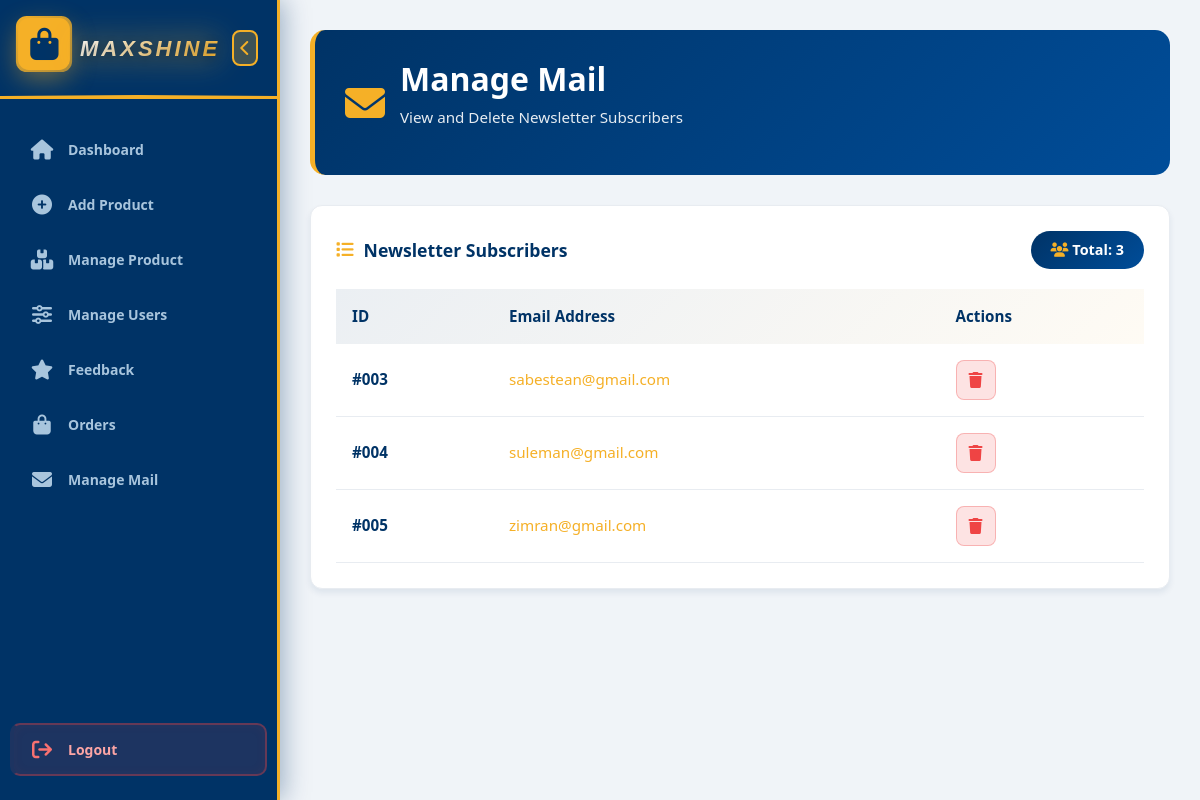
/admin/managemail.php, run on the app's committed database.
### tables this page shows
CREATE TABLE `newsletter` (
  `id` int(11) NOT NULL,
  `email` varchar(255) NOT NULL
);

### admin/managemail.php (the view, shortened to what this page needs)
<?php
include '../conn.php';
$query = "SELECT * FROM newsletter ORDER BY id ASC";
$result = mysqli_query($conn, $query);
?>
<!DOCTYPE html>
<html lang="en">
<head>
    <link href="https://cdnjs.cloudflare.com/ajax/libs/font-awesome/6.4.0/css/all.min.css" rel="stylesheet">
</head>
<body>
    <?php include 'sidebar.php'; ?>
    <div class="main-content" id="mainContent">
        <div class="page-header">
            <i class="fas fa-envelope"></i>
            <div>
                <h1>Manage Mail</h1>
                <p>View and Delete Newsletter Subscribers</p>
            </div>
        </div>
        <div class="mail-container">
            <div class="table-header">
                <div class="table-header-left">
                    <i class="fas fa-list"></i>
                    Newsletter Subscribers
                </div>
                <span class="subscriber-count">
                    <i class="fas fa-users"></i>
                    Total: <?php echo mysqli_num_rows($result); ?>
                </span>
            </div>
            <?php if (mysqli_num_rows($result) > 0): ?>
            <table id="mailTable">
                <thead>
                    <tr>
                        <th>ID</th>
                        <th>Email Address</th>
                        <th>Actions</th>
                    </tr>
                </thead>
                <tbody id="tableBody">
                    <?php while ($row = mysqli_fetch_assoc($result)): ?>
                    <tr id="row-<?php echo $row['id']; ?>">
                        <td class="mail-id">#<?php echo str_pad($row['id'], 3, '0', STR_PAD_LEFT); ?></td>
                        <td class="email"><?php echo htmlspecialchars($row['email']); ?></td>
                        <td>
                            <div class="action-btns">
                                <button class="btn-icon btn-delete" onclick="deleteMail(<?php echo $row['id']; ?>)" title="Delete Subscriber">
                                    <i class="fas fa-trash"></i>
                                </button>
                            </div>
                        </td>
                    </tr>
                    <?php endwhile; ?>
                </tbody>
            </table>
            <?php endif; ?>
        </div>
    </div>
</body>
</html>

### admin/managemail.php (style rules this page uses)
* { margin: 0; padding: 0; box-sizing: border-box; }
body { font-family: 'Segoe UI', Tahoma, Geneva, Verdana, sans-serif; background-color: #f5f7fa; }
.main-content { margin-left: 280px; padding: 30px; transition: margin-left 0.5s cubic-bezier(0.25, 0.46, 0.45, 0.94); min-height: 100vh; }
.page-header { background: linear-gradient(135deg, #003366 0%, #004d99 100%); border-radius: 15px; padding: 30px; margin-bottom: 30px; color: white; border-left: 5px solid #F5B027; display: flex; align-items: center; gap: 15px; }
.page-header i { font-size: 2.5rem; color: #F5B027; }
.page-header h1 { font-size: 2rem; font-weight: 700; }
.page-header p { font-size: 0.95rem; opacity: 0.9; }
.mail-container { background: white; border-radius: 12px; padding: 25px; box-shadow: 0 4px 6px rgba(0, 51, 102, 0.08); border: 1px solid #e8ecf1; overflow-x: auto; max-height: 70vh; overflow-y: auto; }
.table-header { font-size: 1.1rem; color: #003366; font-weight: 700; margin-bottom: 20px; display: flex; align-items: center; justify-content: space-between; }
.table-header-left { display: flex; align-items: center; gap: 10px; }
.table-header i { color: #F5B027; }
.subscriber-count { background: linear-gradient(135deg, #003366 0%, #004d99 100%); color: white; padding: 8px 20px; border-radius: 25px; font-size: 0.9rem; font-weight: 600; }
table { width: 100%; border-collapse: collapse; }
thead { background: linear-gradient(135deg, rgba(0, 51, 102, 0.08) 0%, rgba(245, 176, 39, 0.05) 100%); border-bottom: 2px solid #F5B027; }
thead th { padding: 16px; text-align: left; color: #003366; font-weight: 700; font-size: 0.95rem; }
tbody tr { border-bottom: 1px solid #e8ecf1; transition: 0.3s; }
tbody td { padding: 16px; color: #4a5568; font-size: 0.95rem; }
.mail-id { font-weight: 700; color: #003366; }
.email { color: #F5B027; font-weight: 500; }
.action-btns { display: flex; gap: 10px; }
.btn-icon { width: 40px; height: 40px; border: none; border-radius: 8px; cursor: pointer; display: flex; align-items: center; justify-content: center; font-size: 1rem; transition: all 0.3s; }
.btn-delete { background: rgba(239, 68, 68, 0.15); color: #ef4444; border: 1px solid rgba(239, 68, 68, 0.3); }
tbody tr { animation: slideDown 0.3s ease-out; }

### admin/sidebar.php (style rules this page uses)
:root { --primary-color: #003366; --accent-color: #F5B027; --text-light: #ffffff; --sidebar-bg: #003366; --sidebar-dark: #001a33; --hover-bg: #004d99; --text-muted: #a8c5dd; }
* { margin: 0; padding: 0; box-sizing: border-box; }
body { font-family: 'Segoe UI', Tahoma, Geneva, Verdana, sans-serif; overflow-x: hidden; background: #f0f4f8; }
.main-content { margin-left: 280px; padding: 30px; transition: margin-left 0.5s cubic-bezier(0.25, 0.46, 0.45, 0.94); min-height: 100vh; }

### data on the page
newsletter: id "003", email "sabestean@gmail.com"
newsletter: id "004", email "suleman@gmail.com"
newsletter: id "005", email "zimran@gmail.com"

### other printed values
mysqli_num_rows($result) "3"
